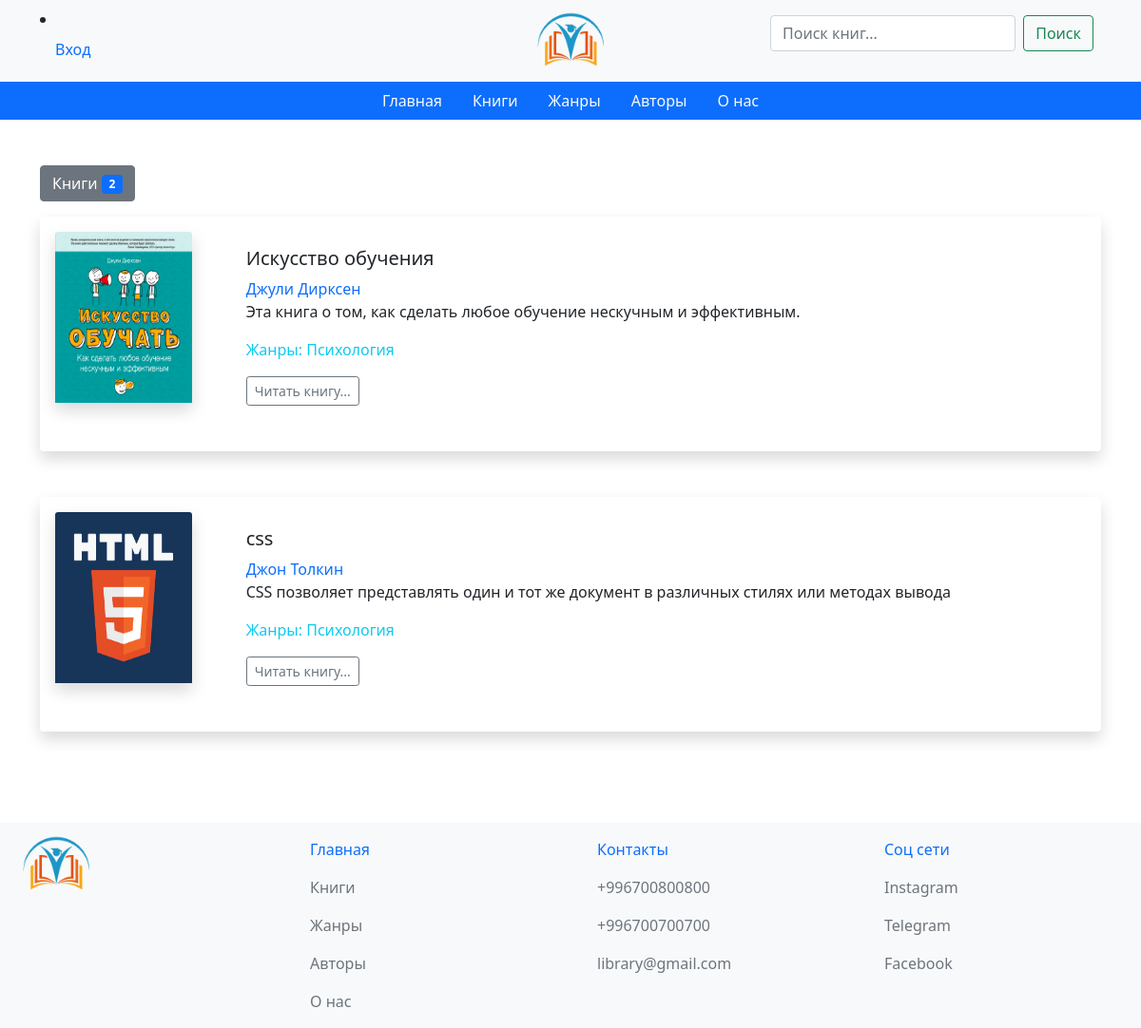
The app's page /category/2/ with its own data.
### report/models.py (models this page shows, shortened)
class Book(models.Model):
    class Meta:
        verbose_name = 'книга'
        verbose_name_plural = 'книги'
    title = models.CharField(max_length=300, verbose_name='заголовок')
    desc = models.TextField(verbose_name='описание')
    date = models.DateField(verbose_name='дата добавление', auto_now_add=True)
    file = models.FileField(verbose_name='файл', upload_to='file/', blank=True)
    image = models.ImageField(verbose_name='изображения', upload_to='image/', blank=True)
    author = models.ForeignKey('Avtor', on_delete=models.PROTECT, verbose_name='автор', null=True,)
    category = models.ForeignKey('Categories', on_delete=models.PROTECT, null=True, verbose_name='категория')
    author_site = models.ForeignKey(User, on_delete=models.CASCADE, verbose_name='автор', null=True)

class Avtor(models.Model):
    class Meta:
        verbose_name = 'автор'
        verbose_name_plural = 'авторы'
    title = models.CharField(max_length=100, verbose_name='имя автора')
    avtor = models.TextField(verbose_name='биография')
    img_Avtor = models.ImageField(verbose_name='изображения', upload_to='image/', blank=True)
    year_avtor = models.CharField(max_length=300, verbose_name='годы жизни', null=True)
    info = models.ManyToManyField('Works', verbose_name='книги автора')
    def __str__(self):
        return f'{self.title}'

class Categories(models.Model):
    class Meta:
        verbose_name = 'категория'
        verbose_name_plural = 'категории'
    slug = models.SlugField(unique=True, verbose_name='slug название', null=True)
    title = models.CharField(max_length=100, verbose_name='название категотрии')

### report/views.py (the view)
# urls.py: path('category/<int:id>/', fiter_book, name="fiter_book"),
def fiter_book(request, id):
    books = Book.objects.filter(category__id=id)
    return render(request, 'janry.html', {'books': books})

### templates/janry.html
{% extends 'base.html' %}
{% load static %}
{% block content %}
<div class="album py-5 bg">
  <div class="container">
    <button type="button" class="btn btn-secondary mb-3">
      Книги <span class="badge bg-primary"> {{ books.count }}</span>
    </button>
        {% for item in books %}
        <div class="shadow p-3 mb-5 bg-white rounded">
        <div class="row">
        <div class="col-2">
          <div class="shadow bg-white "  style="width: 9rem;">
            <img src="{{ item.image.url }}" height="180px" class="card-img-top" alt="...">
          </div>
        </div>
        <div class="col-10">
          <div class="card-body">
            <h5 class="card-title">{{ item.title }}</h5>
            <a class="text-decoration-none text" href="{% url 'avtors' id=item.author %}">{{ item.author }}</a>
            <p>{{ item.desc }}</p>
            <div><a class="text-decoration-none text-info" href="{% url 'fiter_book' id=item.category.id %}">Жанры: {{ item.category.title }}</a></div>
            <a href="{{ item.file.url }}" target="_blank" class="btn btn-sm btn-outline-secondary my-3">Читать книгу...</a>
          </div>
        </div>
        </div>
    </div>
    {% endfor %}
  </div>
  </div>
{% endblock content %}

### records on screen
Book: image (picture), title "Искусство обучения", author "Джули Дирксен", desc "Эта книга о том, как сделать любое обучение нескучным и эффективным.", category "Психология"
Book: image (picture), title "css", author "Джон Толкин", desc "CSS позволяет представлять один и тот же документ в различных стилях или методах вывода", category "Психология"

### other values on screen
{{ books.count }} "2"
